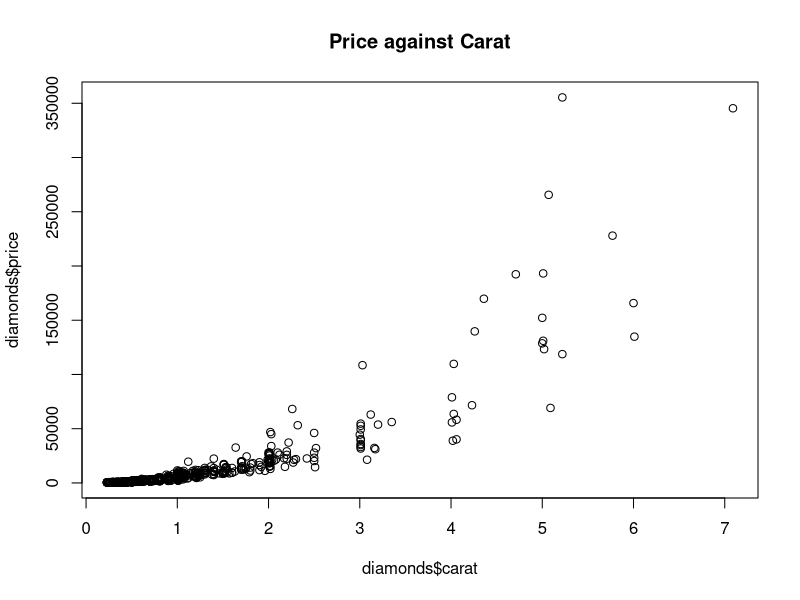
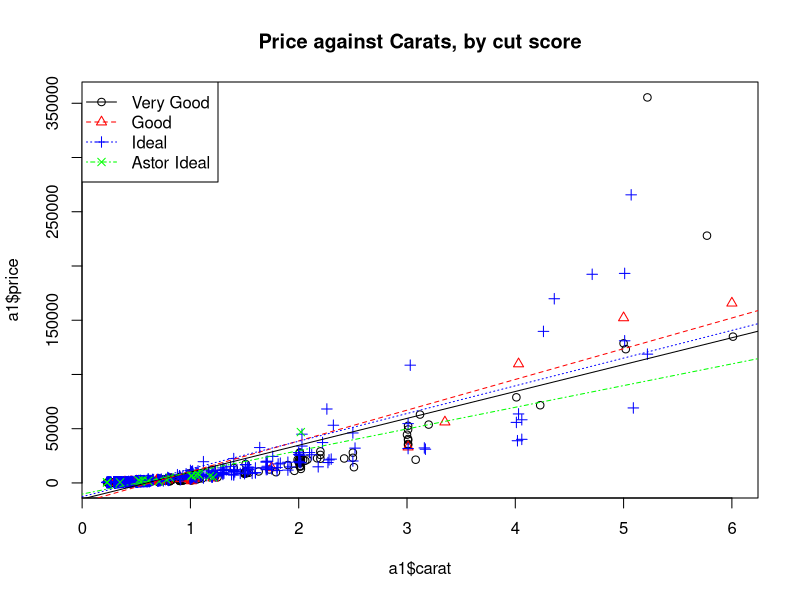
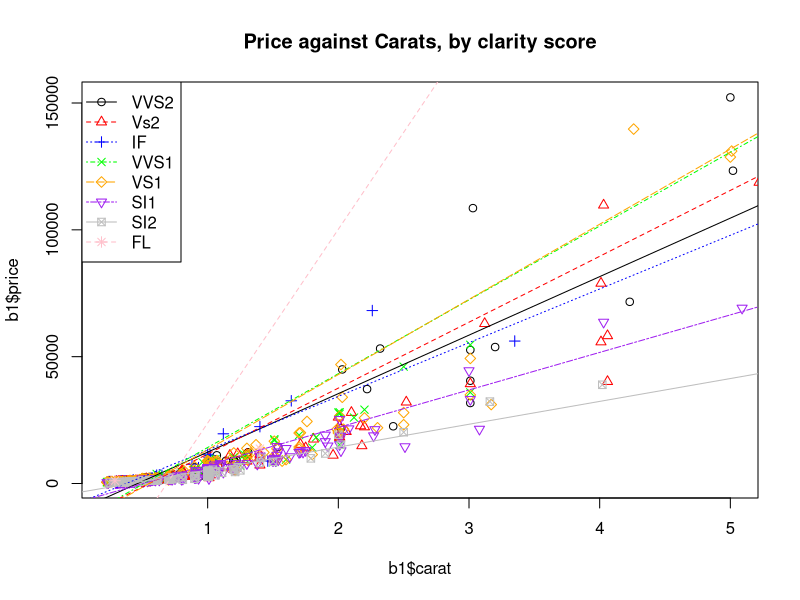
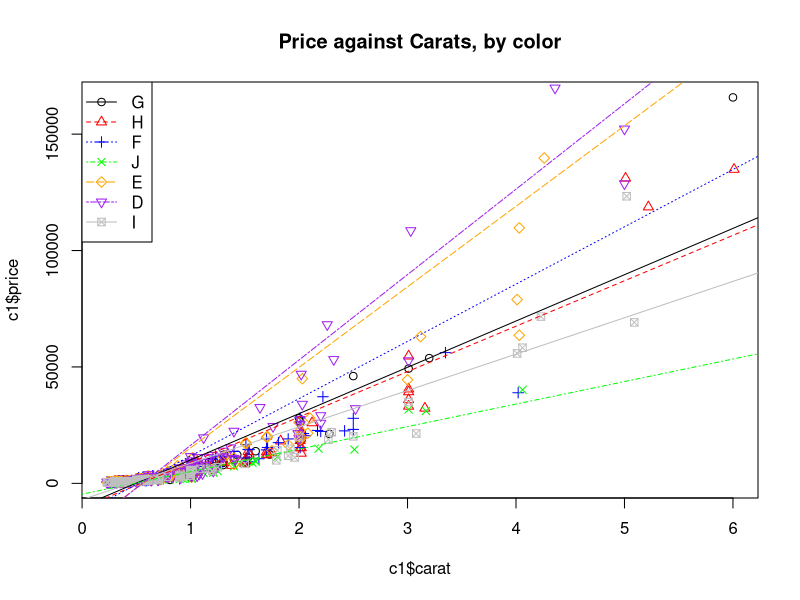
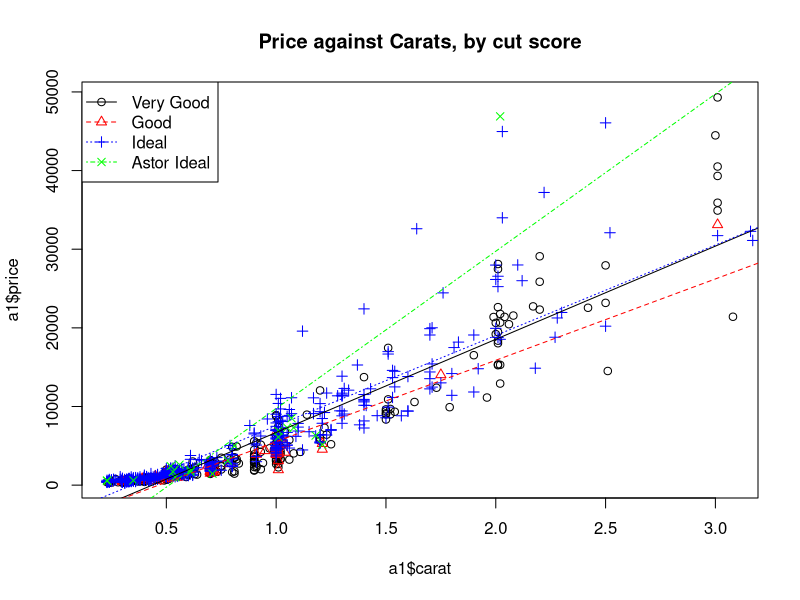
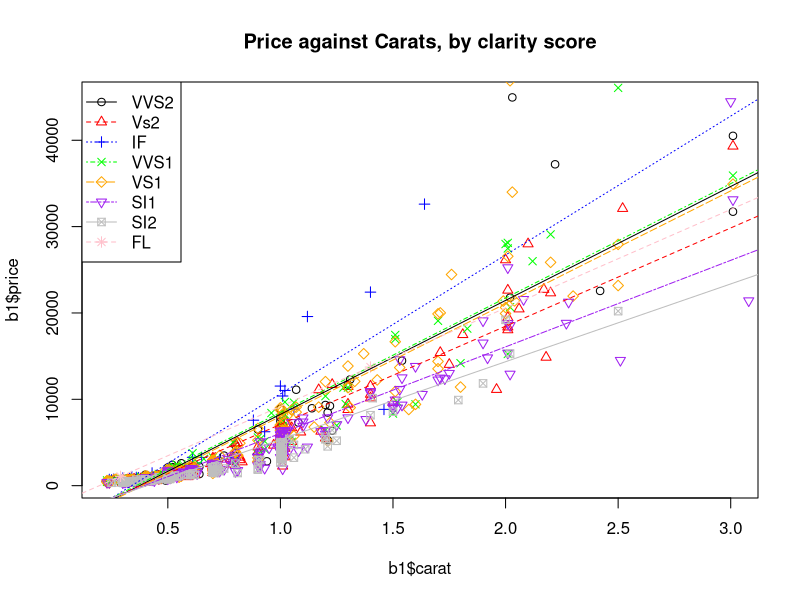
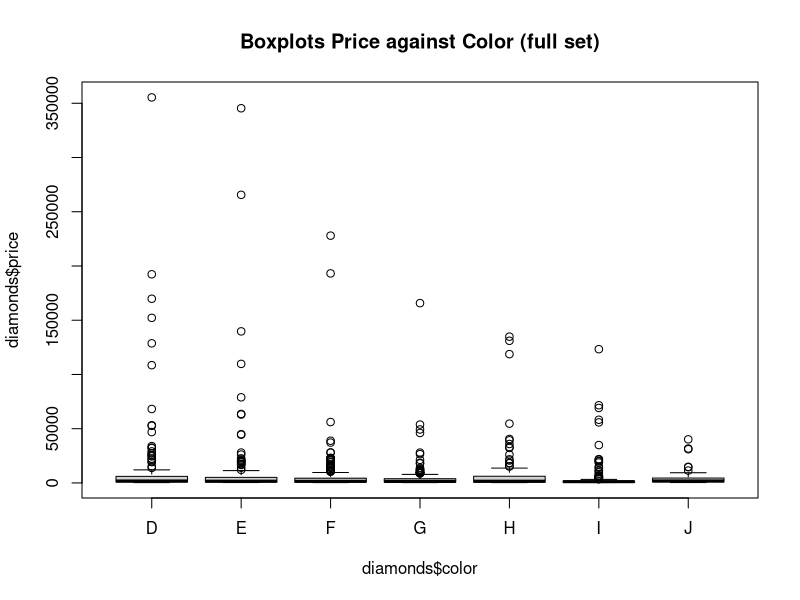
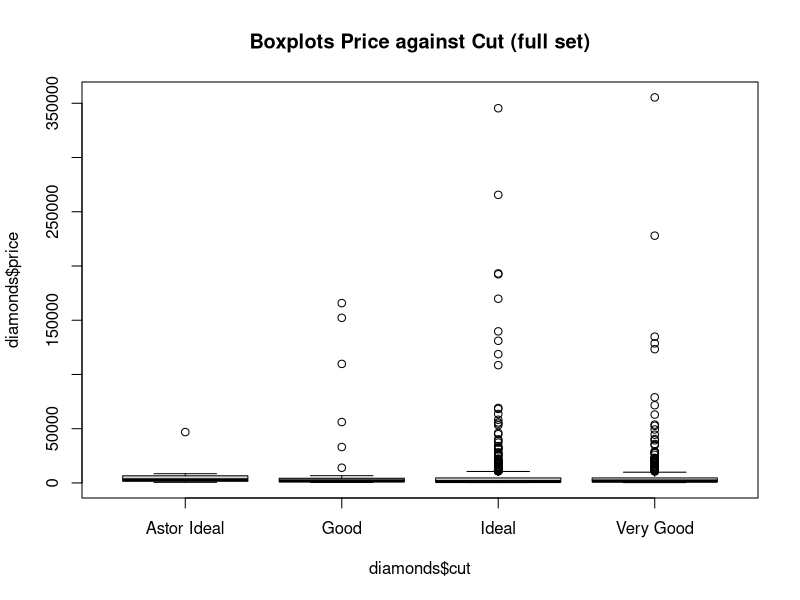

Recreate these plots in R, in order.
#EDA for project

diamonds= read.csv("diamonds4.csv")
diamonds = data.frame(diamonds)
head(diamonds)
#5 columns 2 quantitiative 3 categorical

unique(diamonds$cut)
#cut is made of very good, good, ideal,Astor Ideal

unique(diamonds$clarity)
#clarity is made of vvs2, vs2, if, vvs1, vs1,si1,si2,fl

unique(diamonds$color)

#color is made of g, h, f, j, e, d, i

max(diamonds$price)
min(diamonds$price)
median(diamonds$price)
mean(diamonds$price)

max(diamonds$carat)
min(diamonds$carat)
median(diamonds$carat)
mean(diamonds$carat)

par(mfrow=c(1,1))
plot(diamonds$carat,diamonds$price, main = "Price against Carat")

##these plots indicate that price and carat may not follow a linear pattern

#################################### CUT PLOT ###########################################

par(mfrow=c(3,1))

a1=subset(diamonds, cut == "Very Good")
a2=subset(diamonds, cut == "Good")
a3=subset(diamonds, cut == "Ideal")
a4= subset(diamonds, cut== 'Astor Ideal')

reg1<-lm(price~carat,data=a1)
reg2<-lm(price~carat,data=a2)
reg3<-lm(price~carat,data=a3)
reg4<-lm(price~carat,data=a4)

par(mfrow=c(1,1))

plot(a1$carat, a1$price, main="Price against Carats, by cut score")
points(a2$carat, a2$price, pch=2, col='red')
points(a3$carat, a3$price, pch=3, col='blue')
points(a4$carat, a4$price, pch=4, col='green')

abline(reg1,lty=1)
abline(reg2,lty=2, col="red") 
abline(reg3,lty=3, col="blue")
abline(reg4,lty=4, col='green')

legend("topleft", c("Very Good","Good","Ideal", 'Astor Ideal'), lty=c(1,2,3,4), pch=c(1,2,3,4), col=c("black","red","blue", 'green')) 

#viewing this plot we see that all the slopes by cut type seem to be pretty similar, thus we will not worry much of an interaction here

median(a1$price)
median(a2$price)
median(a3$price)
median(a4$price)

mean(a1$price)
mean(a2$price)
mean(a3$price)
mean(a4$price)
################################ Cut Plot End ###########################################


################################ Clarity Plot ###########################################
unique(diamonds$clarity)

b1=subset(diamonds, clarity == 'VVS2')
b2=subset(diamonds, clarity == 'VS2')
b3=subset(diamonds, clarity == 'IF')
b4=subset(diamonds, clarity == 'VVS1')
b5=subset(diamonds, clarity == 'VS1')
b6=subset(diamonds, clarity == 'SI1')
b7=subset(diamonds, clarity == 'SI2')
b8=subset(diamonds, clarity == 'FL')

reg1<-lm(price~carat,data=b1)
reg2<-lm(price~carat,data=b2)
reg3<-lm(price~carat,data=b3)
reg4<-lm(price~carat,data=b4)
reg5<-lm(price~carat,data=b5)
reg6<-lm(price~carat,data=b6)
reg7<-lm(price~carat,data=b7)
reg8<-lm(price~carat,data=b8)

plot(b1$carat, b1$price, main="Price against Carats, by clarity score")
points(b2$carat, b2$price, pch=2, col='red')
points(b3$carat, b3$price, pch=3, col='blue')
points(b4$carat, b4$price, pch=4, col='green')
points(b5$carat, b5$price, pch=5, col='orange')
points(b6$carat, b6$price, pch=6, col='purple')
points(b7$carat, b7$price, pch=7, col='gray')
points(b8$carat, b8$price, pch=8, col='pink')

abline(reg1,lty=1)
abline(reg2,lty=2, col="red") 
abline(reg3,lty=3, col="blue")
abline(reg4,lty=4, col='green')
abline(reg5,lty=5, col="orange") 
abline(reg6,lty=6, col="purple")
abline(reg7,lty=7, col='gray')
abline(reg8,lty=8, col="pink") 

legend("topleft", 
       c("VVS2","Vs2","IF", 'VVS1','VS1','SI1','SI2','FL'),
       lty=c(1,2,3,4,5,6,7,8),
       pch=c(1,2,3,4,5,6,7,8), 
       col=c("black","red","blue", 'green', 'orange', 'purple', 'gray','pink')) 



############################# Clarity Plot End ####################################################

unique(diamonds$color)

c1=subset(diamonds, color == 'G')
c2=subset(diamonds, color == 'H')
c3=subset(diamonds, color == 'F')
c4=subset(diamonds, color == 'J')
c5=subset(diamonds, color == 'E')
c6=subset(diamonds, color == 'D')
c7=subset(diamonds, color == 'I')

reg1<-lm(price~carat,data=c1)
reg2<-lm(price~carat,data=c2)
reg3<-lm(price~carat,data=c3)
reg4<-lm(price~carat,data=c4)
reg5<-lm(price~carat,data=c5)
reg6<-lm(price~carat,data=c6)
reg7<-lm(price~carat,data=c7)

plot(c1$carat, c1$price, main="Price against Carats, by color")
points(c2$carat, c2$price, pch=2, col='red')
points(c3$carat, c3$price, pch=3, col='blue')
points(c4$carat, c4$price, pch=4, col='green')
points(c5$carat, c5$price, pch=5, col='orange')
points(c6$carat, c6$price, pch=6, col='purple')
points(c7$carat, c7$price, pch=7, col='gray')

abline(reg1,lty=1)
abline(reg2,lty=2, col="red") 
abline(reg3,lty=3, col="blue")
abline(reg4,lty=4, col='green')
abline(reg5,lty=5, col="orange") 
abline(reg6,lty=6, col="purple")
abline(reg7,lty=7, col='gray')

legend("topleft", 
       c("G","H","F", 'J','E','D','I'),
       lty=c(1,2,3,4,5,6,7),
       pch=c(1,2,3,4,5,6,7), 
       col=c("black","red","blue", 'green', 'orange', 'purple', 'gray')) 

#### Viewing these plots it is interesting to see that there may be an interaction between carat and color, and carat and clarity from the
#### past plots. Maybe we will look into these variable

## I want to now see how many prices are over and under certain threshholds for price

thresh = 50000
under = subset(diamonds, price < thresh)
over = subset(diamonds, price >= thresh)

length(under$price)
length(over$price)


#1184 prices under 50k, 30 over 50k

#so lets set diamonds to under and revisit these prices against carat scatterplots

diamonds1 = under


#################################### CUT PLOT ###########################################

a1=subset(diamonds1, cut == "Very Good")
a2=subset(diamonds1, cut == "Good")
a3=subset(diamonds1, cut == "Ideal")
a4= subset(diamonds1, cut== 'Astor Ideal')

reg1<-lm(price~carat,data=a1)
reg2<-lm(price~carat,data=a2)
reg3<-lm(price~carat,data=a3)
reg4<-lm(price~carat,data=a4)

par(mfrow=c(1,1))

plot(a1$carat, a1$price, main="Price against Carats, by cut score")
points(a2$carat, a2$price, pch=2, col='red')
points(a3$carat, a3$price, pch=3, col='blue')
points(a4$carat, a4$price, pch=4, col='green')

abline(reg1,lty=1)
abline(reg2,lty=2, col="red") 
abline(reg3,lty=3, col="blue")
abline(reg4,lty=4, col='green')

legend("topleft", c("Very Good","Good","Ideal", 'Astor Ideal'), lty=c(1,2,3,4), pch=c(1,2,3,4), col=c("black","red","blue", 'green')) 

#Comparing the data plots now with price less than 50k, we can see astor ideal has the steepest slope of by cut score, however
#there are very few observations and all in the lower price ranges

################################ Cut Plot End ###########################################


################################ Clarity Plot ###########################################
unique(diamonds$clarity)

b1=subset(diamonds1, clarity == 'VVS2')
b2=subset(diamonds1, clarity == 'VS2')
b3=subset(diamonds1, clarity == 'IF')
b4=subset(diamonds1, clarity == 'VVS1')
b5=subset(diamonds1, clarity == 'VS1')
b6=subset(diamonds1, clarity == 'SI1')
b7=subset(diamonds1, clarity == 'SI2')
b8=subset(diamonds1, clarity == 'FL')

reg1<-lm(price~carat,data=b1)
reg2<-lm(price~carat,data=b2)
reg3<-lm(price~carat,data=b3)
reg4<-lm(price~carat,data=b4)
reg5<-lm(price~carat,data=b5)
reg6<-lm(price~carat,data=b6)
reg7<-lm(price~carat,data=b7)
reg8<-lm(price~carat,data=b8)

plot(b1$carat, b1$price, main="Price against Carats, by clarity score")
points(b2$carat, b2$price, pch=2, col='red')
points(b3$carat, b3$price, pch=3, col='blue')
points(b4$carat, b4$price, pch=4, col='green')
points(b5$carat, b5$price, pch=5, col='orange')
points(b6$carat, b6$price, pch=6, col='purple')
points(b7$carat, b7$price, pch=7, col='gray')
points(b8$carat, b8$price, pch=8, col='pink')

abline(reg1,lty=1)
abline(reg2,lty=2, col="red") 
abline(reg3,lty=3, col="blue")
abline(reg4,lty=4, col='green')
abline(reg5,lty=5, col="orange") 
abline(reg6,lty=6, col="purple")
abline(reg7,lty=7, col='gray')
abline(reg8,lty=8, col="pink") 

legend("topleft", 
       c("VVS2","Vs2","IF", 'VVS1','VS1','SI1','SI2','FL'),
       lty=c(1,2,3,4,5,6,7,8),
       pch=c(1,2,3,4,5,6,7,8), 
       col=c("black","red","blue", 'green', 'orange', 'purple', 'gray','pink')) 

#This plot tells a similar story but now doesnt have the extreme outliers for FL, however there are only two 2 obs of FL now
#Three before hand

boxplot(diamonds$price~diamonds$color, main='Boxplots Price against Color (full set)')
boxplot(diamonds$price~diamonds$cut, main='Boxplots Price against Cut (full set)')
boxplot(diamonds$price~diamonds$clarity, main='Boxplots Price against Clarity(full set)')

#FL is an outlier however the rest seem pretty in line


############################# Clarity Plot End ####################################################

unique(diamonds$color)

c1=subset(diamonds1, color == 'G')
c2=subset(diamonds1, color == 'H')
c3=subset(diamonds1, color == 'F')
c4=subset(diamonds1, color == 'J')
c5=subset(diamonds1, color == 'E')
c6=subset(diamonds1, color == 'D')
c7=subset(diamonds1, color == 'I')

reg1<-lm(price~carat,data=c1)
reg2<-lm(price~carat,data=c2)
reg3<-lm(price~carat,data=c3)
reg4<-lm(price~carat,data=c4)
reg5<-lm(price~carat,data=c5)
reg6<-lm(price~carat,data=c6)
reg7<-lm(price~carat,data=c7)

plot(c1$carat, c1$price, main="Price against Carats, by color")
points(c2$carat, c2$price, pch=2, col='red')
points(c3$carat, c3$price, pch=3, col='blue')
points(c4$carat, c4$price, pch=4, col='green')
points(c5$carat, c5$price, pch=5, col='orange')
points(c6$carat, c6$price, pch=6, col='purple')
points(c7$carat, c7$price, pch=7, col='gray')

abline(reg1,lty=1)
abline(reg2,lty=2, col="red") 
abline(reg3,lty=3, col="blue")
abline(reg4,lty=4, col='green')
abline(reg5,lty=5, col="orange") 
abline(reg6,lty=6, col="purple")
abline(reg7,lty=7, col='gray')

legend("topleft", 
       c("G","H","F", 'J','E','D','I'),
       lty=c(1,2,3,4,5,6,7),
       pch=c(1,2,3,4,5,6,7), 
       col=c("black","red","blue", 'green', 'orange', 'purple', 'gray')) 

#### Viewing this plot now there are more parallel slopes of lines, however there still may be an interaction coming into play



plot(diamonds1$carat,diamonds1$price, main = "Price against Carat")

#removing the values greater than 50k make this plot appear less exponential as well.

#going to less than 50k removes 30 data points from the set of 1214

boxplot(diamonds1$price~diamonds1$color, main='Boxplots Price against Color (price less than 50k)')
boxplot(diamonds1$price~diamonds1$cut, main='Boxplots Price against Cut (price less than 50k)')
boxplot(diamonds1$price~diamonds1$clarity, main='Boxplots Price against Clarity(price less than 50k)')

#FL is an outlier, however the rest seem pretty similar mean wise


#Now i want to see 25k and less

thresh2= 25000

under2 = subset(diamonds, price < thresh2)
over2 = subset(diamonds, price >= thresh2)

length(under2$price)
length(over2$price)

#going down to under 25k loans loses 60 data points from the set of 1214

diamonds2=under2
plot(diamonds1$carat,diamonds1$price, main = "Price against Carat")
#removal of some of the outliers makes it look much more linear


a1=subset(diamonds2, cut == "Very Good")
a2=subset(diamonds2, cut == "Good")
a3=subset(diamonds2, cut == "Ideal")
a4=subset(diamonds2, cut== 'Astor Ideal')

reg1<-lm(price~carat,data=a1)
reg2<-lm(price~carat,data=a2)
reg3<-lm(price~carat,data=a3)
reg4<-lm(price~carat,data=a4)

par(mfrow=c(1,1))

plot(a1$carat, a1$price, main="Price against Carats, by cut score")
points(a2$carat, a2$price, pch=2, col='red')
points(a3$carat, a3$price, pch=3, col='blue')
points(a4$carat, a4$price, pch=4, col='green')

abline(reg1,lty=1)
abline(reg2,lty=2, col="red") 
abline(reg3,lty=3, col="blue")
abline(reg4,lty=4, col='green')

legend("topleft", c("Very Good","Good","Ideal", 'Astor Ideal'), lty=c(1,2,3,4), pch=c(1,2,3,4), col=c("black","red","blue", 'green')) 

#Viewing this plot now it looks like very good and ideal are significant compared to the other two levels. Thinking i'd set the reference
#level of this one to "Good" to see if there is really a difference

################################ Cut Plot End ###########################################


################################ Clarity Plot ###########################################
unique(diamonds2$clarity)

b1=subset(diamonds2, clarity == 'VVS2')
b2=subset(diamonds2, clarity == 'VS2')
b3=subset(diamonds2, clarity == 'IF')
b4=subset(diamonds2, clarity == 'VVS1')
b5=subset(diamonds2, clarity == 'VS1')
b6=subset(diamonds2, clarity == 'SI1')
b7=subset(diamonds2, clarity == 'SI2')
b8=subset(diamonds2, clarity == 'FL')

reg1<-lm(price~carat,data=b1)
reg2<-lm(price~carat,data=b2)
reg3<-lm(price~carat,data=b3)
reg4<-lm(price~carat,data=b4)
reg5<-lm(price~carat,data=b5)
reg6<-lm(price~carat,data=b6)
reg7<-lm(price~carat,data=b7)
reg8<-lm(price~carat,data=b8)

plot(b1$carat, b1$price, main="Price against Carats, by clarity score")
points(b2$carat, b2$price, pch=2, col='red')
points(b3$carat, b3$price, pch=3, col='blue')
points(b4$carat, b4$price, pch=4, col='green')
points(b5$carat, b5$price, pch=5, col='orange')
points(b6$carat, b6$price, pch=6, col='purple')
points(b7$carat, b7$price, pch=7, col='gray')
points(b8$carat, b8$price, pch=8, col='pink')

abline(reg1,lty=1)
abline(reg2,lty=2, col="red") 
abline(reg3,lty=3, col="blue")
abline(reg4,lty=4, col='green')
abline(reg5,lty=5, col="orange") 
abline(reg6,lty=6, col="purple")
abline(reg7,lty=7, col='gray')
abline(reg8,lty=8, col="pink") 

legend("topleft", 
       c("VVS2","Vs2","IF", 'VVS1','VS1','SI1','SI2','FL'),
       lty=c(1,2,3,4,5,6,7,8),
       pch=c(1,2,3,4,5,6,7,8), 
       col=c("black","red","blue", 'green', 'orange', 'purple', 'gray','pink')) 

#This plot continues to tell the same story, that there may be an interaction going on between carat and clarity score since the slopes differ

boxplot(diamonds2$price~diamonds2$color, main='Boxplots Price against Color (price less than 25k)')
boxplot(diamonds2$price~diamonds2$cut, main='Boxplots Price against Cut (price less than 25k)')
boxplot(diamonds2$price~diamonds2$clarity, main='Boxplots Price against Clarity(price less than 25k)')

#fl is an outlier but rest look pretty similar




############################# Clarity Plot End ####################################################

unique(diamonds2$color)

c1=subset(diamonds2, color == 'G')
c2=subset(diamonds2, color == 'H')
c3=subset(diamonds2, color == 'F')
c4=subset(diamonds2, color == 'J')
c5=subset(diamonds2, color == 'E')
c6=subset(diamonds2, color == 'D')
c7=subset(diamonds2, color == 'I')

reg1<-lm(price~carat,data=c1)
reg2<-lm(price~carat,data=c2)
reg3<-lm(price~carat,data=c3)
reg4<-lm(price~carat,data=c4)
reg5<-lm(price~carat,data=c5)
reg6<-lm(price~carat,data=c6)
reg7<-lm(price~carat,data=c7)

plot(c1$carat, c1$price, main="Price against Carats, by color")
points(c2$carat, c2$price, pch=2, col='red')
points(c3$carat, c3$price, pch=3, col='blue')
points(c4$carat, c4$price, pch=4, col='green')
points(c5$carat, c5$price, pch=5, col='orange')
points(c6$carat, c6$price, pch=6, col='purple')
points(c7$carat, c7$price, pch=7, col='gray')

abline(reg1,lty=1)
abline(reg2,lty=2, col="red") 
abline(reg3,lty=3, col="blue")
abline(reg4,lty=4, col='green')
abline(reg5,lty=5, col="orange") 
abline(reg6,lty=6, col="purple")
abline(reg7,lty=7, col='gray')

legend("topleft", 
       c("G","H","F", 'J','E','D','I'),
       lty=c(1,2,3,4,5,6,7),
       pch=c(1,2,3,4,5,6,7), 
       col=c("black","red","blue", 'green', 'orange', 'purple', 'gray')) 

#### Viewing this plot the slopes appear to be grouped by a couple colors, maybe we can condense groupings and us J as a base class






